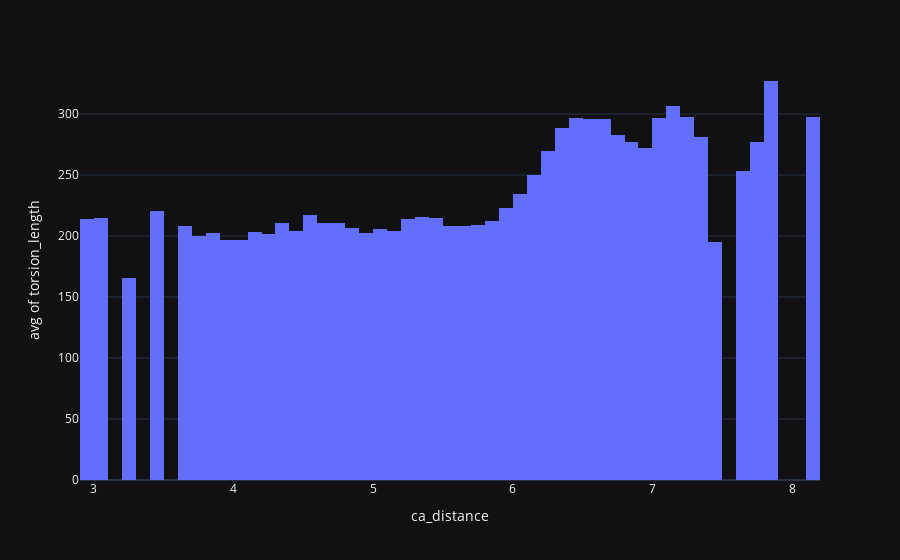

The notebook cell saved with this chart:
### Code cell
labels = {'value': 'Distance', 'variable': 'Distance'}
cols = ['ca_distance', 'energy']
data = SS_df[cols].copy()
data.set_index('ca_distance')

px.histogram(SS_df, x='ca_distance', y='torsion_length', labels=labels, histfunc='avg', nbins=90, template='plotly_dark')

### Figure 1 — Plotly figure (JSON) as saved in the notebook; plotly's stock layout.template omitted (floating-point values rounded to 4 significant figures; data arrays with more than 128 entries replaced by an {"elided": "..."} marker saying what was removed)
{"data": [{"alignmentgroup": "True", "bingroup": "x", "histfunc": "avg", "hovertemplate": "ca_distance=%{x}<br>avg of torsion_length=%{y}<extra></extra>", "legendgroup": "", "marker": {"color": "#636efa", "pattern": {"shape": ""}}, "name": "", "nbinsx": 90, "offsetgroup": "", "orientation": "v", "showlegend": false, "type": "histogram", "x": {"elided": "8208 float values"}, "xaxis": "x", "y": {"elided": "8208 float values"}, "yaxis": "y"}], "layout": {"barmode": "relative", "legend": {"tracegroupgap": 0}, "margin": {"t": 60}, "xaxis": {"anchor": "y", "domain": [0, 1], "title": {"text": "ca_distance"}}, "yaxis": {"anchor": "x", "domain": [0, 1], "title": {"text": "avg of torsion_length"}}}}
